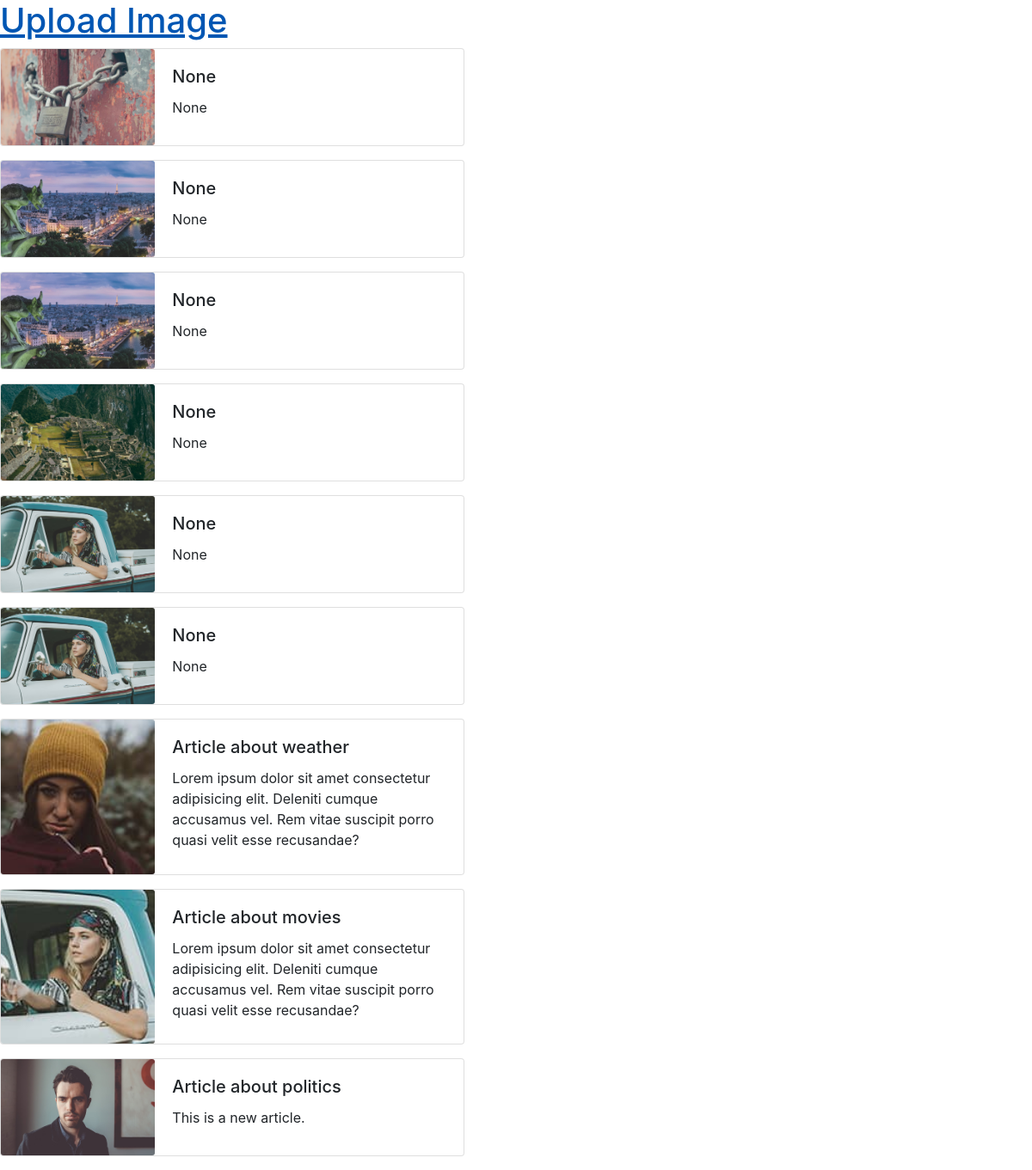
The page / on the database its author committed.
### image/models.py (models this page shows, shortened)
class Article(models.Model):
    title = models.CharField(max_length=50, null=True)
    article = models.TextField(null=True)
    image = models.ImageField()
    uploaded = models.DateTimeField(auto_now_add=True)
    class Meta:
        ordering = ('-uploaded',)

### image/views.py (the view)
# urls.py: path('', ArticleListView.as_view(), name='article_list'),
class ArticleListView(generic.ListView):
    model = Article

### image/templates/image/article_list.html (shortened to what this page needs)
<!doctype html>
<html lang="en">
  <head>
    <link rel="stylesheet" href="https://cdn.jsdelivr.net/npm/bootstrap@4.5.3/dist/css/bootstrap.min.css">
  </head>
  <body>
<h1><a href="upload">Upload Image</a></h1>
{% for x in article_list %}
<div class="card mb-3" style="max-width: 540px;">
  <div class="row no-gutters">
    <div class="col-md-4">
      <img src="{{ x.image.url }}" class="card-img" alt="...">
    </div>
    <div class="col-md-8">
      <div class="card-body">
        <h5 class="card-title">{{ x.title }}</h5>
        <p class="card-text">{{ x.article }}</p>
        </div>
    </div>
  </div>
</div>
{% endfor %}
  </body>
</html>

### rows shown on the page
Article: image (picture), title "None", article "None"
Article: image (picture), title "None", article "None"
Article: image (picture), title "None", article "None"
Article: image (picture), title "None", article "None"
Article: image (picture), title "None", article "None"
Article: image (picture), title "None", article "None"
Article: image (picture), title "Article about weather", article "Lorem ipsum dolor sit amet consectetur adipisicing elit. Deleniti cumque accusamus vel. Rem vitae suscipit porro quasi velit esse recusandae?"
Article: image (picture), title "Article about movies", article "Lorem ipsum dolor sit amet consectetur adipisicing elit. Deleniti cumque accusamus vel. Rem vitae suscipit porro quasi velit esse recusandae?"
Article: image (picture), title "Article about politics", article "This is a new article."
